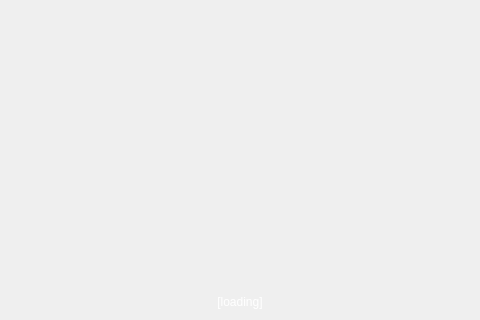
<?xml version="1.0" encoding="UTF-8"?>
<ui version="4.0">
 <class>Splash</class>
 <widget class="QDialog" name="Splash">
  <property name="geometry">
   <rect>
    <x>0</x>
    <y>0</y>
    <width>480</width>
    <height>320</height>
   </rect>
  </property>
  <property name="minimumSize">
   <size>
    <width>480</width>
    <height>320</height>
   </size>
  </property>
  <property name="maximumSize">
   <size>
    <width>480</width>
    <height>320</height>
   </size>
  </property>
  <property name="font">
   <font>
    <family>Ubuntu</family>
   </font>
  </property>
  <property name="windowTitle">
   <string>Bitcoin-sCrypt</string>
  </property>
  <property name="windowIcon">
   <iconset resource="../bitcoin.qrc">
    <normaloff>:/icons/bitcoin</normaloff>:/icons/bitcoin</iconset>
  </property>
  <layout class="QHBoxLayout" name="horizontalLayout_2">
   <item>
    <layout class="QVBoxLayout" name="verticalLayout_2">
     <item>
      <spacer name="verticalSpacer_2">
       <property name="orientation">
        <enum>Qt::Vertical</enum>
       </property>
       <property name="sizeHint" stdset="0">
        <size>
         <width>20</width>
         <height>40</height>
        </size>
       </property>
      </spacer>
     </item>
     <item>
      <layout class="QHBoxLayout" name="horizontalLayout">
       <item>
        <widget class="QLabel" name="info">
         <property name="cursor">
          <cursorShape>IBeamCursor</cursorShape>
         </property>
         <property name="text">
          <string>&lt;html&gt;&lt;head/&gt;&lt;body&gt;&lt;p&gt;&lt;span style=&quot; color:#ffffff;&quot;&gt;[loading]&lt;/span&gt;&lt;/p&gt;&lt;/body&gt;&lt;/html&gt;</string>
         </property>
         <property name="alignment">
          <set>Qt::AlignCenter</set>
         </property>
         <property name="textInteractionFlags">
          <set>Qt::LinksAccessibleByMouse|Qt::TextSelectableByKeyboard|Qt::TextSelectableByMouse</set>
         </property>
        </widget>
       </item>
      </layout>
     </item>
    </layout>
   </item>
  </layout>
 </widget>
 <resources>
  <include location="../bitcoin.qrc"/>
 </resources>
 <connections/>
</ui>
